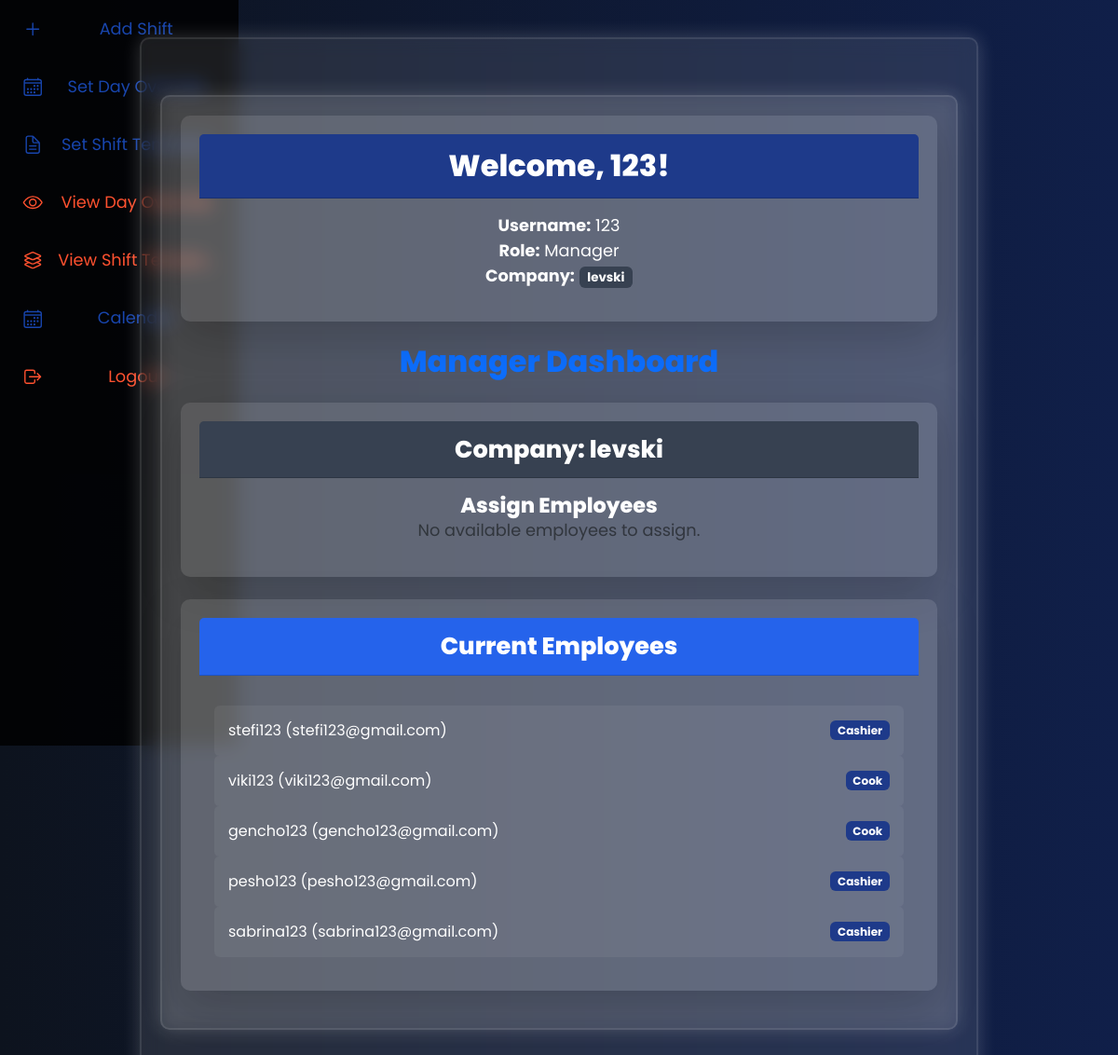
The app's page /dashboard (signed in) with its own data.
### app.py (models this page shows, shortened)
class Users(db.Model, UserMixin):
    __tablename__ = 'users'
    id = db.Column(db.Integer, primary_key=True)
    username = db.Column(db.String(20), nullable=False, unique=True)
    name = db.Column(db.String(200), nullable=False)
    email = db.Column(db.String(120), nullable=False, unique=True)
    password_hash = db.Column(db.String(128))
    role = db.Column(db.String(20), nullable=False, default='employee')
    _skill = db.Column("skill", db.String(200), nullable=True)  # Internal column for skill
    company_id = db.Column(db.Integer, db.ForeignKey('company.id'), nullable=True)  # Explicit Foreign Key
    company = db.relationship('Company', backref='employees', foreign_keys=[company_id])  # Explicitly set FK
    @property
    def skill(self):
        return self._skill
    @skill.setter
    def skill(self, value):
        if value:
            self._skill = value.capitalize()  # Capitalize the first letter
        else:
            self._skill = value
    @property
    def password(self):
        raise AttributeError('password is not a readable attribute')

class Company(db.Model):
    __tablename__ = 'company'
    id = db.Column(db.Integer, primary_key=True)
    name = db.Column(db.String(200), nullable=False, unique=True)
    manager_id = db.Column(db.Integer, db.ForeignKey('users.id'), nullable=False)
    manager = db.relationship('Users', backref='managed_company', foreign_keys=[manager_id])

### app.py (the view, shortened to what this page needs)
@app.route('/dashboard', methods=['GET', 'POST'])
@login_required
def dashboard():
    company = None
    employees = []  # Ensure employees is always defined
    if current_user.role == 'manager':
        company = Company.query.filter_by(manager_id=current_user.id).first()
        employees = Users.query.filter_by(company_id=None, role='employee').all()
    elif current_user.role == 'employee':
        company = Company.query.get(current_user.company_id)
    return render_template('dashboard.html', company=company, employees=employees)

### app.py (called while the page is built)
@login_manager.user_loader
def load_user(user_id):
	return Users.query.get(int(user_id))

### templates/dashboard.html (shortened to what this page needs)
{% extends 'base.html' %}
{% block content %}
<div class="container animate__animated animate__fadeIn">
    <div class="card shadow-lg border-0">
        <div class="card-header bg-primary text-white">
            <h3>Welcome, {{ current_user.name }}!</h3>
        </div>
        <div class="card-body">
            <p> <strong>Username:</strong> {{ current_user.username }}</p>
            <p> <strong>Role:</strong> {{ current_user.role.capitalize() }}</p>
            {% if current_user.role == 'manager' %}
                <p> <strong>Company:</strong>
                    <span class="badge bg-secondary">{{ company.name if company else "None" }}</span>
                </p>
            {% elif current_user.role == 'employee' %}
                <p><i class="fas fa-building fa-lg text-warning"></i> <strong>Company:</strong>
                    <span class="badge bg-secondary">{{ current_user.company.name if current_user.company else "None" }}</span>
                </p>
            {% endif %}
        </div>
    </div>
    {% if current_user.role == 'manager' %}
        <h3 class="mt-4 text-center text-primary">Manager Dashboard</h3>
        {% if not company %}
            <div class="card shadow-lg border-0 mt-4">
                <div class="card-header bg-dark text-white text-center">
                    <h5>Create a Company</h5>
                </div>
                <div class="card-body">
                    <form method="POST">
                        <div class="mb-3">
                            <label for="company_name" class="form-label">Company Name:</label>
                            <input type="text" id="company_name" name="company_name" class="form-control" required>
                        </div>
                        <button type="submit" class="btn btn-primary w-100">Create Company</button>
                    </form>
                </div>
            </div>
        {% else %}
            <div class="card shadow-lg border-0 mt-4">
                <div class="card-header bg-secondary text-white text-center">
                    <h5>Company: {{ company.name }}</h5>
                </div>
                <div class="card-body">
                    <h6 class="text-center">Assign Employees</h6>
                    {% if employees %}
                        <form method="POST">
                            <div class="input-group mb-3">
                                <select name="employee_id" class="form-select">
                                    {% for employee in employees %}
                                        <option value="{{ employee.id }}">{{ employee.name }}</option>
                                    {% endfor %}
                                </select>
                                <button type="submit" class="btn btn-success">Add</button>
                            </div>
                        </form>
                    {% else %}
                        <p class="text-muted text-center">No available employees to assign.</p>
                    {% endif %}
                </div>
            </div>
            <div class="card shadow-lg border-0 mt-4">
                <div class="card-header bg-info text-white text-center">
                    <h5>Current Employees</h5>
                </div>
                <div class="card-body">
                    {% if company.employees %}
                        <ul class="list-group">
                            {% for employee in company.employees %}
                                <li class="list-group-item d-flex justify-content-between align-items-center">
                                    {{ employee.name }} ({{ employee.email }})
                                    <span class="badge bg-primary">{{ employee.skill or "No Skill Assigned" }}</span>
                                </li>
                            {% endfor %}
                        </ul>
                    {% else %}
                        <p class="text-muted text-center">No employees assigned yet.</p>
                    {% endif %}
                </div>
            </div>
        {% endif %}
    {% endif %}
</div>
{% endblock %}

### templates/base.html (shortened to what this page needs)
<!doctype html>
<html lang="en">
  <head>
    <link href="https://cdn.jsdelivr.net/npm/bootstrap@5.3.3/dist/css/bootstrap.min.css" rel="stylesheet">
    <link rel="stylesheet" href="{{ url_for('static', filename='css/styles.css') }}">
    <link rel="stylesheet" href="https://cdnjs.cloudflare.com/ajax/libs/animate.css/4.1.1/animate.min.css">
    <link rel="stylesheet" href="{{ url_for('static', filename='css/animations.css') }}">
  </head>
  <body>
    {% include 'navbar.html' %}
  	<br/>
  	<div class="container mt-3">
        <div class="row">
            <div class="col-md-12">
                {% block content %}
                {% endblock %}
            </div>
        </div>
    </div>
  </body>
</html>

### templates/navbar.html (shortened to what this page needs)
<!DOCTYPE html>
<html lang="en" >
<head>
<link rel='stylesheet' href='https://fonts.googleapis.com/css2?family=Material+Icons+Round'><link rel="stylesheet" href="{{ url_for('static', filename='css/style.css') }}">
</head>
<body>
<nav id="navbar" style="background: rgba(0, 0, 0, 0.83);">
  <ul class="navbar-items flexbox-col">
    {% if current_user.is_authenticated %}
      {% if current_user.role == 'manager' %}
        {% if request.endpoint != 'add_shift' %}
        <li class="navbar-item flexbox-left">
          <a class="navbar-item-inner flexbox-left" href="{{ url_for('add_shift') }}">
            <div class="navbar-item-inner-icon-wrapper flexbox">
              <ion-icon name="add-outline" style="color: #1845ad;"></ion-icon>
            </div>
            <span class="link-text" style="color: #1845ad;">Add Shift</span>
          </a>
        </li>
        {% endif %}
        {% if request.endpoint != 'set_day_override' %}
        <li class="navbar-item flexbox-left">
          <a class="navbar-item-inner flexbox-left" href="{{ url_for('set_day_override') }}">
            <div class="navbar-item-inner-icon-wrapper flexbox">
              <ion-icon name="calendar-outline" style="color: #1845ad;"></ion-icon>
            </div>
            <span class="link-text" style="color: #1845ad;">Set Day Override</span>
          </a>
        </li>
        {% endif %}
        {% if request.endpoint != 'set_shift_template' %}
        <li class="navbar-item flexbox-left">
          <a class="navbar-item-inner flexbox-left" href="{{ url_for('set_shift_template') }}">
            <div class="navbar-item-inner-icon-wrapper flexbox">
              <ion-icon name="document-text-outline" style="color: #1845ad;"></ion-icon>
            </div>
            <span class="link-text" style="color: #1845ad;">Set Shift Template</span>
          </a>
        </li>
        {% endif %}
        {% if request.endpoint != 'view_day_overrides' %}
        <li class="navbar-item flexbox-left">
          <a class="navbar-item-inner flexbox-left" href="{{ url_for('view_day_overrides') }}">
            <div class="navbar-item-inner-icon-wrapper flexbox">
              <ion-icon name="eye-outline" style="color: #ff512f;"></ion-icon>
            </div>
            <span class="link-text" style="color: #ff512f;">View Day Override</span>
          </a>
        </li>
        {% endif %}
        {% if request.endpoint != 'view_shift_templates' %}
        <li class="navbar-item flexbox-left">
          <a class="navbar-item-inner flexbox-left" href="{{ url_for('view_shift_templates') }}">
            <div class="navbar-item-inner-icon-wrapper flexbox">
              <ion-icon name="layers-outline" style="color: #ff512f;"></ion-icon>
            </div>
            <span class="link-text" style="color: #ff512f;">View Shift Template</span>
          </a>
        </li>
        {% endif %}
        {% if request.endpoint != 'calendar_data' %}
        <li class="navbar-item flexbox-left">
          <a class="navbar-item-inner flexbox-left" href="{{ url_for('calendar_data') }}">
            <div class="navbar-item-inner-icon-wrapper flexbox">
              <ion-icon name="calendar-outline" style="color: #1845ad;"></ion-icon>
            </div>
            <span class="link-text" style="color: #1845ad;">Calendar</span>
          </a>
        </li>
        {% endif %}
      {% endif %}
    {% endif %}
  </ul>
  <ul class="navbar-items flexbox-col">
    <li class="navbar-item flexbox-left">
      {% if current_user.is_authenticated %}
      <a class="navbar-item-inner flexbox-left" href="{{ url_for('logout') }}">
        <div class="navbar-item-inner-icon-wrapper flexbox">
          <ion-icon name="log-out-outline" style="color: #ff512f;"></ion-icon>
        </div>
        <span class="link-text" style="color: #ff512f;">Logout</span>
      </a>
      {% endif %}
    </li>
  </ul>
</nav>
</body>
</html>

### static/css/styles.css (style rules this page uses)
body, html { height: 100%; margin: 0; font-family: Arial, Helvetica, sans-serif; overflow: hidden; }

### static/css/style.css (style rules this page uses)
:root { --primary: 237, 94%, 81%; --background: 266, 16%, 92%; --background-secondary: 256, 12%, 12%; --background-secondary-dark: 256, 10%, 10%; --background-secondary-light: 257, 11%, 16%; --text-primary: 0, 0%, 0%; --black: 0, 0%, 0%; --white: 0, 0%, 100%; --quite-gray: 0, 0%, 50%; --grooble: 10, 28%, 93%; --heading-large: 5.6rem; --heading-medium: 3.6rem; --heading-small: 2.4rem; --paragraph: 1.11rem; --navbar-buttons: 2.4rem; --transition-main: .175, .685, .32; --font-main: "Poppins"; }
*, *::before, *::after { box-sizing: inherit; }
html, body { margin: 0; width: 100%; color: hsl(var(--text-primary)); font-family: var(--font-main); background-color: hsl(var(--background)); -webkit-font-smoothing: antialiased; scroll-behavior: smooth; box-sizing: border-box; }
h1, h2, h3, h4, h5, h6 { margin: 0; }
h3 { font-size: var(--heading-small); }
h5 { font-size: calc(var(--heading-small) - .4rem); }
h6 { font-size: calc(var(--heading-small) - .6rem); }
h3, h4, h5, h6 { font-weight: 800; }
p { margin: 0; font-size: var(--paragraph); }
a { color: hsla(var(--primary), 1); font-size: var(--paragraph); text-decoration: underline; }
ul, ol { margin: 1em 0; }
.flexbox { display: flex; justify-content: center; align-items: center; }
.flexbox-left { display: flex; justify-content: flex-start; align-items: center; }
.flexbox-col { display: flex; justify-content: center; flex-direction: column; align-items: center; }
#navbar { top: 0; padding: 0; width: 5em; height: 100vh; position: fixed; background-color: hsl(var(--background-secondary)); transition: width .35s cubic-bezier(var(--transition-main), 1); overflow-y: auto; overflow-x: hidden; }
.navbar-items { margin: 0; padding: 0; list-style-type: none; }
.navbar-item { padding: 0 .5em; width: 100%; cursor: pointer; }
.navbar-item-inner { padding: 1em 0; width: 100%; position: relative; color: hsl(var(--quite-gray)); border-radius: .25em; text-decoration: none; transition: all .2s cubic-bezier(var(--transition-main), 1); }
.navbar-item-inner-icon-wrapper { width: calc(5rem - 1em - 8px); position: relative; }
.navbar-item-inner-icon-wrapper ion-icon { position: absolute; font-size: calc(var(--navbar-buttons) - 1rem); }
.link-text { margin: 0; width: 0; text-overflow: ellipsis; white-space: nowrap; transition: all .35s cubic-bezier(var(--transition-main), 1); overflow: hidden; opacity: 0; }
@media only screen and (max-width: 1660px) { :root { --heading-large: 5.4rem; --heading-medium: 3.4rem; --heading-small: 2.2rem; } }
@media only screen and (max-width: 1456px) { :root { --heading-large: 5.2rem; --heading-medium: 3.2rem; --heading-small: 2rem; } }

### templates/base.html (style rules this page uses)
body { background-color: white; color: #7D6E83; overflow-y: scroll; }

### templates/navbar.html (style rules this page uses)
body { overflow-y: scroll; }

### templates/dashboard.html (style rules this page uses)
body, html { height: 100%; margin: 0; font-family: 'Poppins', sans-serif; background: linear-gradient(to right, #0d131e, #101f49); color: #ffffff; text-align: center; overflow-y: scroll; }
.container { max-width: 900px; margin: 40px auto; padding: 20px; background: rgba(255, 255, 255, 0.1); box-shadow: 0 0 20px rgba(255, 255, 255, 0.2); border-radius: 10px; backdrop-filter: blur(10px); border: 2px solid rgba(255, 255, 255, 0.1); }
.card { background: rgba(255, 255, 255, 0.1); border: none; border-radius: 10px; box-shadow: 0 4px 10px rgba(255, 255, 255, 0.2); color: white; text-align: center; padding: 20px; margin-bottom: 20px; }
.card-header { padding: 15px; border-radius: 10px 10px 0 0; font-size: 1.2em; font-weight: bold; }
.bg-primary { background: #1e3a8a !important; }
.bg-secondary { background: #374151 !important; }
.bg-info { background: #2563eb !important; }
.text-white { color: white !important; }
.list-group-item { background: rgba(255, 255, 255, 0.05); border: none; color: white; padding: 15px; border-radius: 5px; }

### records on screen
Users: name "123", username "123", role "Manager"
Company: name "levski"
Users: name "stefi123", email "stefi123@gmail.com", skill "Cashier"
Users: name "viki123", email "viki123@gmail.com", skill "Cook"
Users: name "gencho123", email "gencho123@gmail.com", skill "Cook"
Users: name "pesho123", email "pesho123@gmail.com", skill "Cashier"
Users: name "sabrina123", email "sabrina123@gmail.com", skill "Cashier"
